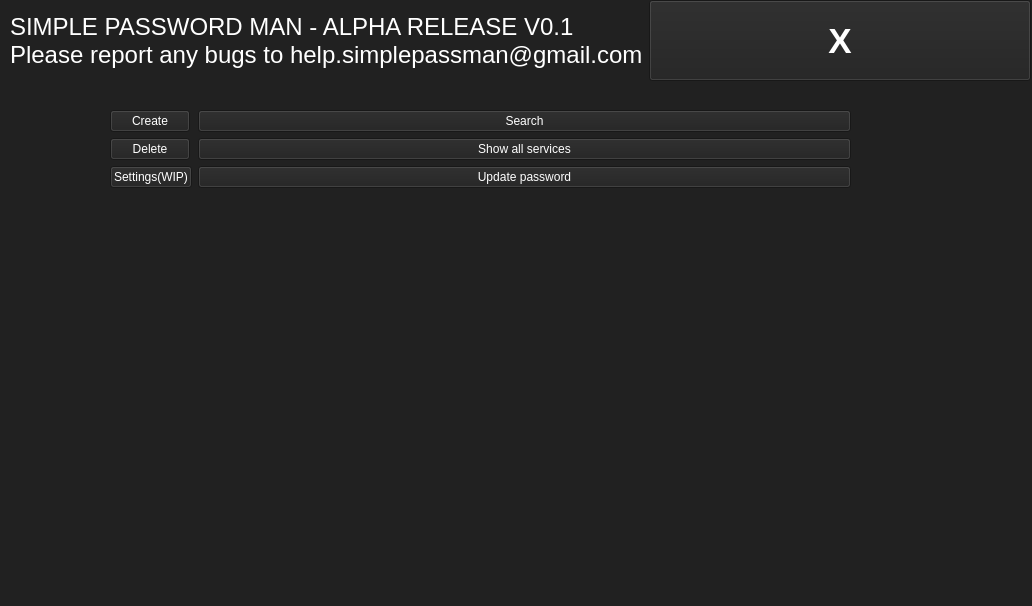
<?xml version="1.0" encoding="UTF-8"?>
<ui version="4.0">
 <class>MainWindow</class>
 <widget class="QMainWindow" name="MainWindow">
  <property name="geometry">
   <rect>
    <x>0</x>
    <y>0</y>
    <width>1032</width>
    <height>606</height>
   </rect>
  </property>
  <property name="windowTitle">
   <string>MainWindow</string>
  </property>
  <property name="styleSheet">
   <string notr="true">background-color: rgb(33, 33, 33);
color: rgb(255, 255, 255);


border-top-color: rgb(34, 34, 34);
border-right-color: rgb(34, 34, 34);
border-left-color: rgb(34, 34, 34);
border-bottom-color: rgb(34, 34, 34);
</string>
  </property>
  <widget class="QWidget" name="centralwidget">
   <widget class="QWidget" name="formLayoutWidget">
    <property name="geometry">
     <rect>
      <x>110</x>
      <y>110</y>
      <width>741</width>
      <height>111</height>
     </rect>
    </property>
    <layout class="QFormLayout" name="COMMANDS">
     <property name="sizeConstraint">
      <enum>QLayout::SetDefaultConstraint</enum>
     </property>
     <property name="formAlignment">
      <set>Qt::AlignLeading|Qt::AlignLeft|Qt::AlignTop</set>
     </property>
     <item row="2" column="0">
      <widget class="QPushButton" name="createBtn">
       <property name="enabled">
        <bool>true</bool>
       </property>
       <property name="layoutDirection">
        <enum>Qt::LeftToRight</enum>
       </property>
       <property name="styleSheet">
        <string notr="true"/>
       </property>
       <property name="text">
        <string>Create</string>
       </property>
      </widget>
     </item>
     <item row="2" column="1">
      <widget class="QPushButton" name="searchBtn">
       <property name="enabled">
        <bool>true</bool>
       </property>
       <property name="styleSheet">
        <string notr="true"/>
       </property>
       <property name="text">
        <string>Search</string>
       </property>
      </widget>
     </item>
     <item row="3" column="1">
      <widget class="QPushButton" name="showAllBtn">
       <property name="enabled">
        <bool>true</bool>
       </property>
       <property name="styleSheet">
        <string notr="true"/>
       </property>
       <property name="text">
        <string>Show all services</string>
       </property>
      </widget>
     </item>
     <item row="3" column="0">
      <widget class="QPushButton" name="deleteBtn">
       <property name="enabled">
        <bool>true</bool>
       </property>
       <property name="styleSheet">
        <string notr="true"/>
       </property>
       <property name="text">
        <string>Delete</string>
       </property>
      </widget>
     </item>
     <item row="4" column="0">
      <widget class="QPushButton" name="settingsBtn">
       <property name="text">
        <string>Settings(WIP)</string>
       </property>
      </widget>
     </item>
     <item row="4" column="1">
      <widget class="QPushButton" name="updatePassBtn">
       <property name="text">
        <string>Update password</string>
       </property>
      </widget>
     </item>
    </layout>
   </widget>
   <widget class="QWidget" name="verticalLayoutWidget_2">
    <property name="geometry">
     <rect>
      <x>20</x>
      <y>230</y>
      <width>311</width>
      <height>341</height>
     </rect>
    </property>
    <layout class="QVBoxLayout" name="Managment"/>
   </widget>
   <widget class="QWidget" name="verticalLayoutWidget_3">
    <property name="geometry">
     <rect>
      <x>390</x>
      <y>230</y>
      <width>551</width>
      <height>331</height>
     </rect>
    </property>
    <layout class="QVBoxLayout" name="Results"/>
   </widget>
   <widget class="QWidget" name="">
    <property name="geometry">
     <rect>
      <x>10</x>
      <y>0</y>
      <width>1021</width>
      <height>81</height>
     </rect>
    </property>
    <layout class="QFormLayout" name="TOPBAR">
     <item row="0" column="0">
      <widget class="QLabel" name="title">
       <property name="sizePolicy">
        <sizepolicy hsizetype="Expanding" vsizetype="Expanding">
         <horstretch>0</horstretch>
         <verstretch>0</verstretch>
        </sizepolicy>
       </property>
       <property name="font">
        <font>
         <pointsize>18</pointsize>
        </font>
       </property>
       <property name="text">
        <string>SIMPLE PASSWORD MAN - ALPHA RELEASE V0.1
Please report any bugs to help.simplepassman@gmail.com</string>
       </property>
      </widget>
     </item>
     <item row="0" column="1">
      <widget class="QPushButton" name="exitBtn">
       <property name="sizePolicy">
        <sizepolicy hsizetype="Preferred" vsizetype="Expanding">
         <horstretch>0</horstretch>
         <verstretch>0</verstretch>
        </sizepolicy>
       </property>
       <property name="font">
        <font>
         <pointsize>26</pointsize>
         <bold>true</bold>
        </font>
       </property>
       <property name="text">
        <string>X</string>
       </property>
      </widget>
     </item>
    </layout>
   </widget>
  </widget>
  <widget class="QStatusBar" name="statusbar"/>
 </widget>
 <resources/>
 <connections/>
</ui>
